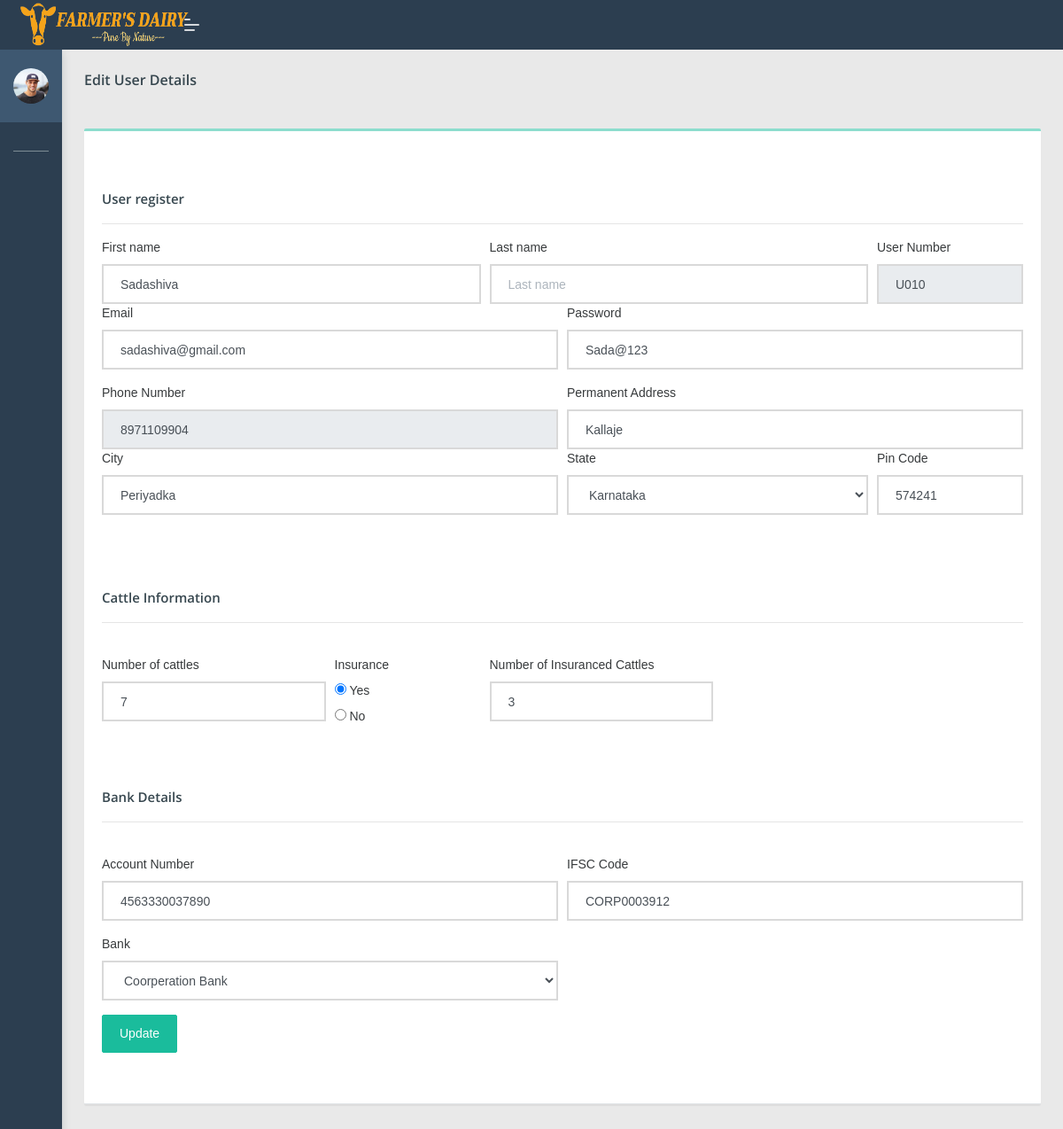
The app's page /dipo/edituser.php?edid=11 (signed in) with its own data.
### tables this page shows
CREATE TABLE `add_user` (
  `u_id` int(100) NOT NULL,
  `fname` varchar(100) NOT NULL,
  `lname` varchar(100) NOT NULL,
  `userno` varchar(100) NOT NULL,
  `email` varchar(100) NOT NULL,
  `password` varchar(100) NOT NULL,
  `phone_no` varchar(100) NOT NULL,
  `address` varchar(100) NOT NULL,
  `city` varchar(100) NOT NULL,
  `state` varchar(100) NOT NULL,
  `pincode` varchar(100) NOT NULL,
  `no_cattle` varchar(100) NOT NULL,
  `insurance` varchar(100) NOT NULL,
  `no_insured_cattles` varchar(100) NOT NULL,
  `accno` varchar(100) NOT NULL,
  `ifsc_code` varchar(100) NOT NULL,
  `bank` varchar(100) NOT NULL,
  `dippoid` varchar(100) NOT NULL
);

### dipo/edituser.php (the view, shortened to what this page needs)
 <?php
if(isset($_SESSION['dippo']))
{
?>
 <!DOCTYPE html>
<html lang="en">
<head>
    <link rel="stylesheet" href="assets/css/style.css">
</head>
<body class="">
	<nav class="pcoded-navbar  ">
		<div class="navbar-wrapper  ">
			<div class="navbar-content scroll-div " >
					<div class="">
					<div class="main-menu-header">
						<img class="img-radius" src="assets/images/user/avatar-2.jpg" alt="User-Profile-Image">
						<div class="user-details">
						</div>
					</div>
				</div>
				<ul class="nav pcoded-inner-navbar ">
					<li class="nav-item pcoded-menu-caption">
					</li>
					<li class="nav-item">
					    <a href="main.php" class="nav-link "><span class="pcoded-micon"><i class="feather icon-home"></i></span><span class="pcoded-mtext">Dashboard</span></a>
					</li>
					<li class="nav-item pcoded-hasmenu">
					    <a href="#!" class="nav-link "><span class="pcoded-micon"><i class="feather icon-align-justify"></i></span><span class="pcoded-mtext">Staff Details</span></a>
					</li>
					<li class="nav-item pcoded-hasmenu">
					    <a href="#!" class="nav-link "><span class="pcoded-micon"><i class="feather icon-align-justify"></i></span><span class="pcoded-mtext">User Details</span></a>
					</li>
						<li class="nav-item pcoded-hasmenu">
					    <a href="#!" class="nav-link "><span class="pcoded-micon"><i class="feather icon-align-justify"></i></span><span class="pcoded-mtext">Milk Details</span></a>
					</li>
					<li class="nav-item pcoded-hasmenu">
					    <a href="#!" class="nav-link "><span class="pcoded-micon"><i class="feather icon-align-justify"></i></span><span class="pcoded-mtext">Facilities</span></a>
					</li>
                        <li class="nav-item">
					    <a href="viewfeedb.php" class="nav-link "><span class="pcoded-micon"><i class="feather icon-align-justify"></i></span><span class="pcoded-mtext">View feedback</span></a>
					</li>
				</ul>
			</div>
		</div>
	</nav>
	<header class="navbar pcoded-header navbar-expand-lg navbar-light header-dark">
				<div class="m-header">
					<a class="mobile-menu" id="mobile-collapse" href="#!"><span></span></a>
					<a href="#!" class="b-brand">
<img src="assets/images/logo1.png" width="190px" height="50px" class="logo">
					</a>
				</div>
				<div class="collapse navbar-collapse">
					<ul class="navbar-nav mr-auto">
						<li class="nav-item">
							<a href="#!" class="pop-search"><i class="feather icon-search"></i></a>
						</li>
					</ul>
					<ul class="navbar-nav ml-auto">
						<li>
							<div class="dropdown drp-user">
								<a href="#" class="dropdown-toggle" data-toggle="dropdown">
									<i class="feather icon-user"></i>
								</a>
							</div>
						</li>
					</ul>
				</div>
	</header>
<section class="pcoded-main-container">
    <div class="pcoded-content">
        <div class="page-header">
            <div class="page-block">
                <div class="row align-items-center">
                    <div class="col-md-12">
                        <div class="page-header-title">
                            <h5 class="m-b-10">Edit User Details</h5>
                        </div>
                    </div>
                </div>
            </div>
        </div>
        <div class="row">
            <div class="col-sm-12">
                <div class="card">
                    <div class="card-header">
                       <h5 class="mt-5">User register</h5>
                        <hr>
						<?php
						if(isset($_GET['edid']))
							{
								$eid=$_GET['edid'];
								include 'config.php';
								$sql1 = "select * from add_user where u_id='".$eid."'";
								$result1 = mysqli_query($con,$sql1);
								$num1=mysqlI_num_rows($result1);
								if($num1 > 0)
								{
								while($row1 = mysqli_fetch_array($result1))
								{
								$fname=$row1['fname'];
								$lname=$row1['lname'];
								$userno=$row1['userno'];
								$email=$row1['email'];
								$password=$row1['password'];
								$phone_no=$row1['phone_no'];
								$address=$row1['address'];
								$city=$row1['city'];
								$state=$row1['state'];
								$pincode=$row1['pincode'];
								$no_cattle=$row1['no_cattle'];
								$insurance=$row1['insurance'];
								$no_insured_cattle=$row1['no_insured_cattles'];
								$accno=$row1['accno'];
								$ifsc_code=$row1['ifsc_code'];
								$bank=$row1['bank'];
								}
								?>
								<form action="#" method="post" class="needs-validation" novalidate>
                            <div class="form-row">
                                <div class="col-md-5">
                                    <label for="validationCustom01">First name</label>
                                    <input type="text" name="fname" value="<?php echo $fname; ?>" class="form-control" id="validationCustom01" pattern="[A-Za-z]+" placeholder="First name" required>
                                </div>
                                <div class="col-md-5">
                                    <label for="validationCustom02">Last name</label>
                                    <input type="text" name="lname" value="<?php echo $lname; ?>" class="form-control" id="validationCustom02" pattern="[A-Za-z]+" placeholder="Last name" required>
                                </div>
								<div class="col-md-2">
                                    <label for="validationCustom02">User Number</label>
                                    <input type="text" name="userno" value="<?php echo $userno; ?>" class="form-control" id="validationCustom03" placeholder="User Number" readonly >
                                </div>
                            </div>
							<div class="form-row">
							    <div class="form-group col-md-6">
                                    <label for="inputEmail4">Email</label>
                                    <input type="email" name="email" pattern="[a-z0-9._%+-]+@[a-z0-9.-]+\.[a-z]{3,4}$" value="<?php echo $email; ?>" class="form-control" id="inputEmail4" placeholder="Email">
                                </div>
                                <div class="form-group col-md-6">
                                    <label for="inputPassword4">Password</label>
                                    <input type="text" name="password" value="<?php echo $password; ?>" class="form-control" id="inputPassword4" pattern="(?=.*\d)(?=.*[a-z])(?=.*[A-Z]).{8,}" placeholder="Password">
                                </div>
                            </div>
                            <div class="form-row">
							<div class="col-md-6 mb-6">
                                    <label for="validationCustom03">Phone Number</label>
                                    <input type="text" name="phone_no" value="<?php echo $phone_no; ?>"class="form-control" id="validationCustom03" pattern="[0-9]{10}" placeholder="Phone number" readonly >
                                </div>
								<div class="col-md-6 mb-6">
                                <label for="inputAddress">Permanent Address</label>
                                <input type="text" name="address" value="<?php echo $address; ?>" class="form-control" id="inputAddress"  placeholder="1234 Main St">
                            </div>
							</div>
                            <div class="form-row">
                                <div class="form-group col-md-6">
                                    <label for="inputCity">City</label>
                                    <input type="text" name="city" value="<?php echo $city; ?>" class="form-control" id="inputCity" pattern="[0-9]{100}" placeholder="City">
                                </div>
                                <div class="form-group col-md-4">
                                    <label for="inputState">State</label>
                                    <select id="inputState" name="state" value="" pattern="[0-9]+" class="form-control">
                                        <option selected><?php echo $state; ?></option>
									</select>
                                </div>
                                <div class="form-group col-md-2">
                                    <label for="inputZip">Pin Code</label>
                                    <input type="text" name="pincode" value="<?php echo $pincode; ?>" class="form-control" id="inputZip"  placeholder="Pin code">
                                </div>
                            </div>
							<br>
							<h5 class="mt-5">Cattle Information</h5>
							<hr>
							<br>
							<div class="form-row">
                                <div class="col-md-3">
                                    <label for="validationCustom01">Number of cattles</label>
                                    <input type="text" name="no_cattle" value="<?php echo $no_cattle; ?>" class="form-control" id="validationCustom01" pattern="[0-9]{1,2}" required>
                                </div>
                                <div class="form-group col-md-2">
                                    <label for="inputPassword">Insurance </label><br>
                                   <input type="radio"   name="insurance" value="yes" <?php if($insurance=='yes'){ ?> checked="checked" <?php } ?>>
									<label for="html">Yes</label><br>
									<input type="radio"  name="insurance" value="no" <?php if($insurance=='no'){ ?> checked="checked" <?php } ?>>
									<label for="css">No</label><br>
                                </div>
                               <div class="col-md-3">
                                    <label for="validationCustom01">Number of Insuranced Cattles</label>
                                    <input type="text" name="no_insured_cattle" value="<?php echo $no_insured_cattle; ?>"class="form-control" id="validationCustom01" pattern="[0-9]{1,2}"  required>
                                </div>
                            </div>
                            <h5 class="mt-5">Bank Details</h5>
							<hr>
							<br>
							<div class="form-row">
                                <div class="col-md-6 mb-3">
                                    <label for="validationCustom01">Account Number</label>
                                    <input type="text" name="accno" value="<?php echo $accno; ?>" class="form-control" id="validationCustom01" pattern="[0-9]{18}" placeholder="Account number" required>
                                </div>
                                <div class="col-md-6 mb-6">
                                    <label for="validationCustom02">IFSC Code</label>
                                    <input type="text" name="ifsc_code" value="<?php echo $ifsc_code; ?>" class="form-control" id="validationCustom02" pattern="^[A-Z]{4}0[A-Z0-9]{6}$" placeholder="IFSC" required>
                                </div>
                            </div>
						 <div class="form-row">
								<div class="form-group col-md-6">
                                    <label for="inputState">Bank</label>
                                    <select id="inputState" name="bank" value="<?php echo $bank; ?>" pattern="[0-9]{9,18}"class="form-control">
                                        <option selected><?php echo $bank; ?></option>
								</select>
                                </div>
							</div>
                            <div class="form-row">
							 <div class="form-group col-md-2">
                            <button type="submit" name="update" class="btn  btn-primary">Update</button>
							</div>
							</div>
							<br>
    </div>
</div>
						<?php
								}
							}
?>
                        </div>
                    </div>
                </div>
</section>
</body>
</html>
<?php
}
else
{
	echo "<script> location.href='../index.php'; </script>";
}
?>

### records on screen
add_user: fname "Sadashiva", userno "U010", email "sadashiva@gmail.com", password "Sada@123", phone_no "8971109904", address "Kallaje", city "Periyadka", state "Karnataka", pincode "574241", no_cattle "7", insurance "☑", no_insured_cattle "3", accno "4563330037890", ifsc_code "CORP0003912", bank "Coorperation Bank"
